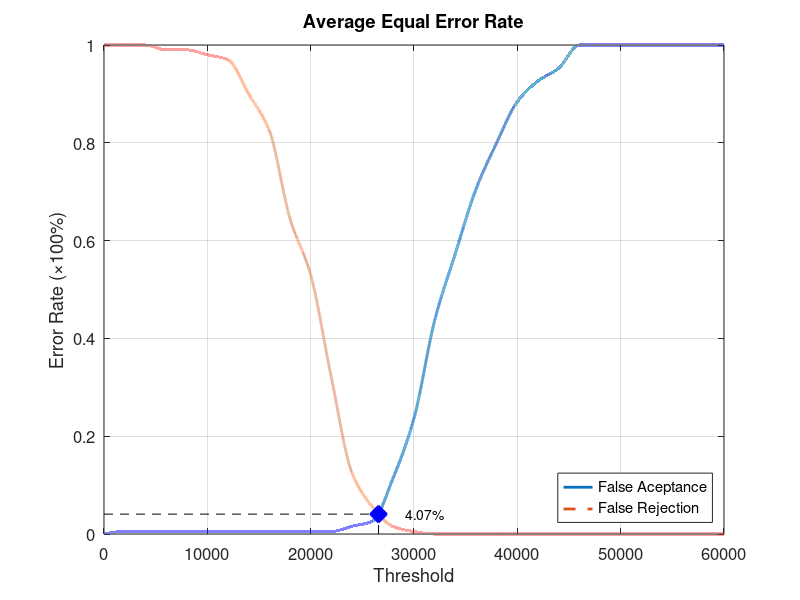
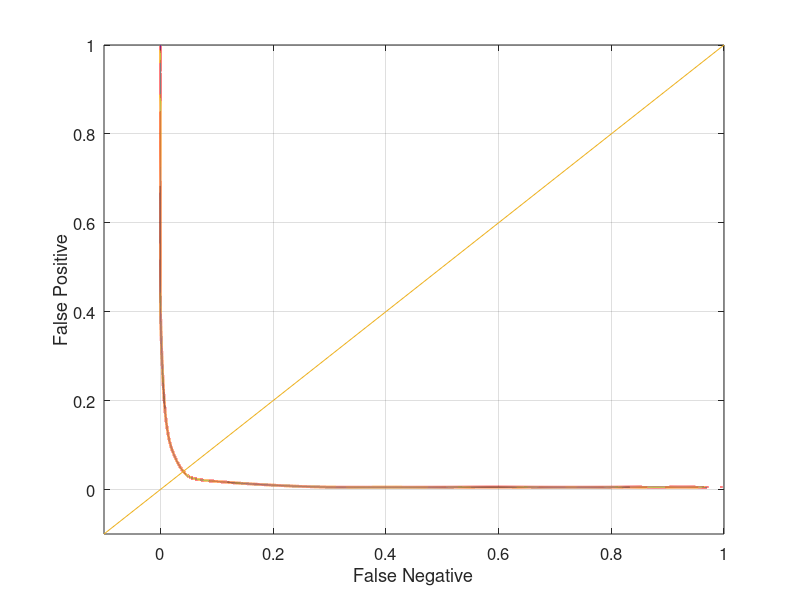

Recreate these plots in MATLAB, in order.
function yEER = Database5_2
close all;
clear;
clc;
x = 0:2000:60000;
xq = 0:0.5:60000;

y0 = [0 0.00526316 0.00526316 0.00526316 0.00526316 0.00526316 0.00526316 0.00526316 0.00526316 0.00526316 0.00526316 0.00526316 0.0157895 0.0263158 0.115789 0.236842 0.436842 0.573684 0.705263 0.8 0.884211 0.926316 0.952632 1 1 1 1 1 1 1 1];
yy0 = interp1(x, y0, xq, 'pchip');
y1 = [1 1 1 0.99 0.99 0.98 0.97 0.9 0.825 0.645 0.53 0.32 0.125 0.055 0.015 0.005 0 0 0 0 0 0 0 0 0 0 0 0 0 0 0];
yy1 = interp1(x, y1, xq, 'pchip');

% Calculating EER: 
y2 = abs(y0 - y1);
find(y2 == min(y2))
yy2 = abs(yy0 - yy1);
xEER = find(yy2 == min(yy2));
xEERIndex = xq(xEER) % X-axis EER
yEER = yy0(xEER) % Y-axis EER

main = figure
plot(xq, yy0,'-','LineWidth', 2);	hold on
plot(xq, yy1,'--','LineWidth', 2);	hold on
plot([xEERIndex xEERIndex], [0 yEER], 'k--');	hold on
plot([0 xEERIndex], [yEER yEER], 'k--');	hold on
plot(xEERIndex, yEER, 'bx', 'LineWidth', 10);	hold on
text(xEERIndex + 10 * xEERIndex / 100, yEER, [num2str(round((10000 * yEER)) / 100) '%'])
legend('False Aceptance', 'False Rejection', 'Location', 'SouthEast')
xlabel('Threshold')
ylabel('Error Rate (\times100%)')
title('Average Equal Error Rate')
set(gca, 'FontSize', 12)
axis([0 60000 0 1])
grid on

print(main, 'Database5_2Main', '-dpng');
FNRxFPR = figure('Color', [1 1 1]);
plot(yy1, yy0, '-', yy1, yy0, 'LineWidth', 2);
hold on
y = -0.1:0.1:1
plot(y, y); 
set(gca, 'FontSize', 12)
xlabel('False Negative')
ylabel('False Positive')
axis([-0.1 1 -0.1 1])
set(gca, 'FontSize', 12)
grid on

print(FNRxFPR, 'Database5_2FNRxFPR','-dpng');
end
